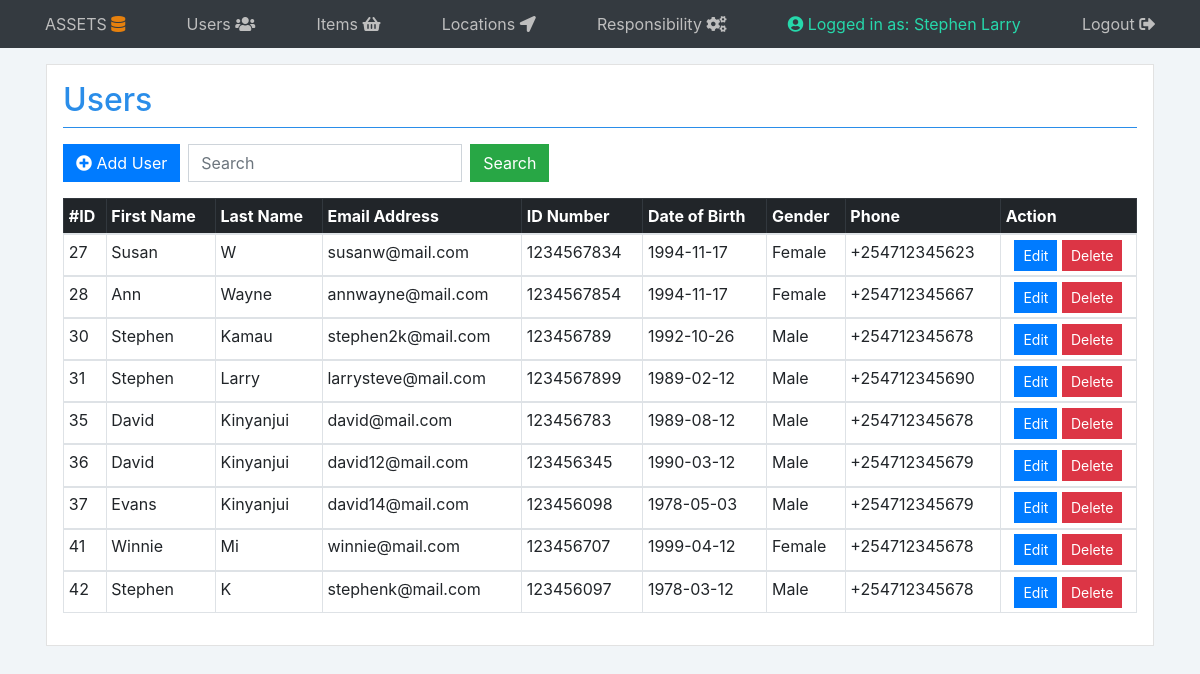
/viewusers.php (signed in), run on the app's committed database.
### tables this page shows
CREATE TABLE `user` (
  `id` int(11) NOT NULL,
  `firstname` varchar(15) DEFAULT NULL,
  `lastname` varchar(15) DEFAULT NULL,
  `emailaddress` text,
  `idnumber` int(9) DEFAULT NULL,
  `dateofbirth` date DEFAULT NULL,
  `gender` varchar(6) DEFAULT NULL,
  `phone` varchar(13) DEFAULT NULL,
  `password` varchar(255) NOT NULL
);

### viewusers.php (the view, shortened to what this page needs)
<!DOCTYPE html>
<html>
<head>
    <link rel="stylesheet" href="https://stackpath.bootstrapcdn.com/bootstrap/4.1.3/css/bootstrap.min.css"
>
    <link rel="stylesheet" type="text/css" media="screen" href="styles/style.css" />
    <link rel="stylesheet" href="https://use.fontawesome.com/releases/v5.4.2/css/all.css"
>
</head>
<body>
    <nav class="site-header sticky-top py-1 bg-dark">
        <div class="container d-flex flex-column flex-md-row justify-content-between">
            <a class="py-2" href="#">ASSETS <i class="br fas fa-database"></i></a>
            <a class="py-2 d-none d-md-inline-block" href="viewusers.php">Users <i class="fas fa-users"></i></a>
            <a class="py-2 d-none d-md-inline-block" href="viewitems.php">Items <i class="fas fa-shopping-basket"></i></a>
            <a class="py-2 d-none d-md-inline-block" href="viewlocations.php">Locations <i class="fas fa-location-arrow"></i></a>
            <a class="py-2 d-none d-md-inline-block" href="viewresponsibility.php">Responsibility <i class="fas fa-cogs"></i></a>
            <a class="py-2 d-none d-md-inline-block l" href="loggedin.php"><i class="fas fa-user-circle"></i> Logged in as: <?php echo $_SESSION['user'] ?></a>
            <a class="py-2 d-none d-md-inline-block" href="config/logout.php">Logout <i class="fas fa-sign-out-alt"></i></a>
        </div>
    </nav>
    <div class="container">
        <div class="row">
            <div class="col-md bg-l d">
                <h2 class="title">Users</h2>
                <nav class="nav">
                    <li class="nav-item">
                        <a class="btn btn-primary mr-sm-2" href="createuser.php"><i class="fas fa-plus-circle"></i> Add User</a>
                    </li>
                    <form class="form-inline my-2 my-lg-0" action="searchuser.php" method="POST">
                        <input class="form-control mr-sm-2" type="search" placeholder="Search" aria-label="Search" name="search" required>
                        <input type="submit" name="Search" value="Search" class="btn btn-success">
                    </form>
                </nav>
                <table class="table table-bordered table-hover table-sm">
                    <thead class="table-dark">
                        <th>#ID</th>
                        <th>First Name</th>
                        <th>Last Name</th>
                        <th>Email Address</th>
                        <th>ID Number</th>
                        <th>Date of Birth</th>
                        <th>Gender</th>
                        <th>Phone</th>
                        <th colspan="2">Action</th>
                    </thead>
                    <?php
                    include "config/database.php";
                    $query = "SELECT id,firstname,lastname,emailaddress,idnumber,dateofbirth,gender,phone FROM user ORDER BY id ASC";
                    $stmt = $con->prepare($query);
                    $stmt->execute();
                    $num = $stmt->rowCount();
                    if ($num > 0) {
                        while ($row = $stmt->fetch(PDO::FETCH_ASSOC)) {
                            extract($row);
                            echo "<tbody class='table-sm'>";
                            echo "<tr>";
                            echo "<td>{$id}</td>";
                            echo "<td>{$firstname}</td>";
                            echo "<td>{$lastname}</td>";
                            echo "<td>{$emailaddress}</td>";
                            echo "<td>{$idnumber}</td>";
                            echo "<td>{$dateofbirth}</td>";
                            echo "<td>{$gender}</td>";
                            echo "<td>{$phone}</td>";
                            echo "<td class='text-center'>";
                            echo "<a href='updateuser.php?id={$id}' class='btn btn-primary btn-sm m-r-1em'>Edit</a>";
                            echo "<a href='#' onclick='delete_user({$id});' class='btn btn-danger btn-sm m-r-1em'>Delete</a>";
                            echo "</td>";
                            echo "</tbody>";
                        }
                    } else {
                        echo "<div class='alert alert-danger'>No records found.</div>";
                    }
                    ?>
                </table>
            </div>
        </div>
    </div>
</body>
</html>

### styles/style.css (style rules this page uses)
.py-2 { color: #bebebe; }
.title { color: rgb(42, 141, 233); border-bottom: 1px solid rgb(42, 141, 233); padding-bottom: 8px; margin-bottom: 16px; }
body { background-color: #f1f5f8; }
.bg-l { background-color: #ffffff; }
.d { margin: 16px; border: 1px solid #e2e2e2; padding: 16px; }
.btn { color: #ffffff; }
.form-control { border-radius: 0; }
.btn { border-radius: 0; }
.l { color: #26d8ab; }
.br { color: rgb(230, 128, 13); }

### data on the page
user: id "27", firstname "Susan", lastname "W", emailaddress "susanw@mail.com", idnumber "1234567834", dateofbirth "1994-11-17", gender "Female", phone "+254712345623"
user: id "28", firstname "Ann", lastname "Wayne", emailaddress "annwayne@mail.com", idnumber "1234567854", dateofbirth "1994-11-17", gender "Female", phone "+254712345667"
user: id "30", firstname "Stephen", lastname "Kamau", emailaddress "stephen2k@mail.com", idnumber "123456789", dateofbirth "1992-10-26", gender "Male", phone "+254712345678"
user: id "31", firstname "Stephen", lastname "Larry", emailaddress "larrysteve@mail.com", idnumber "1234567899", dateofbirth "1989-02-12", gender "Male", phone "+254712345690"
user: id "35", firstname "David", lastname "Kinyanjui", emailaddress "david@mail.com", idnumber "123456783", dateofbirth "1989-08-12", gender "Male", phone "+254712345678"
user: id "36", firstname "David", lastname "Kinyanjui", emailaddress "david12@mail.com", idnumber "123456345", dateofbirth "1990-03-12", gender "Male", phone "+254712345679"
user: id "37", firstname "Evans", lastname "Kinyanjui", emailaddress "david14@mail.com", idnumber "123456098", dateofbirth "1978-05-03", gender "Male", phone "+254712345679"
user: id "41", firstname "Winnie", lastname "Mi", emailaddress "winnie@mail.com", idnumber "123456707", dateofbirth "1999-04-12", gender "Female", phone "+254712345678"
user: id "42", firstname "Stephen", lastname "K", emailaddress "stephenk@mail.com", idnumber "123456097", dateofbirth "1978-03-12", gender "Male", phone "+254712345678"

### other printed values
$_SESSION['user'] "Stephen Larry"
